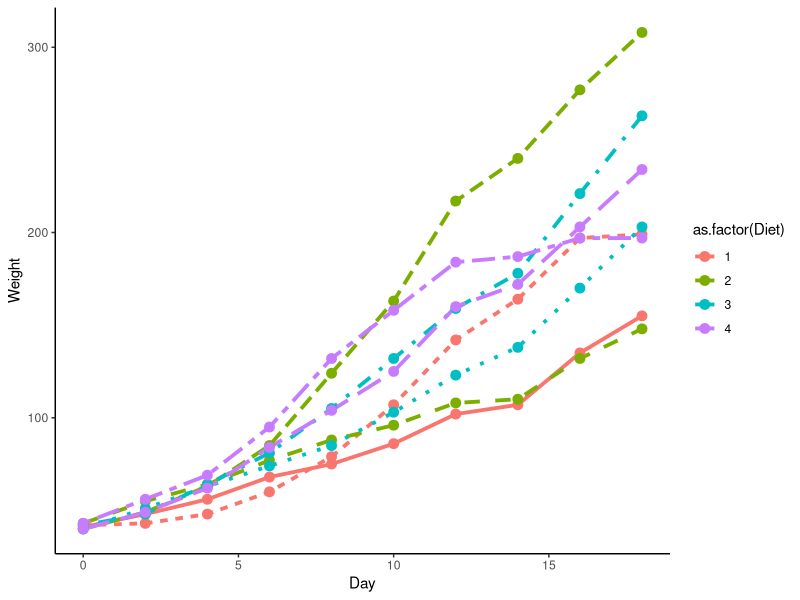
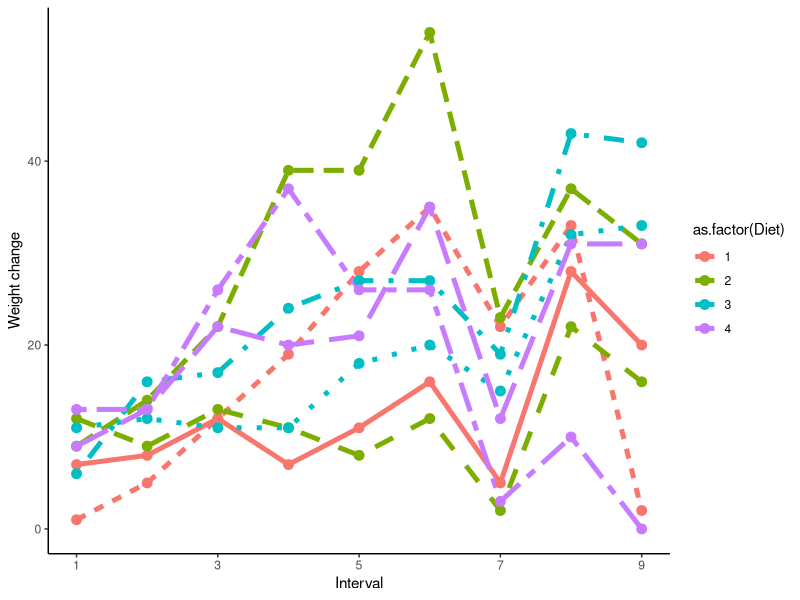
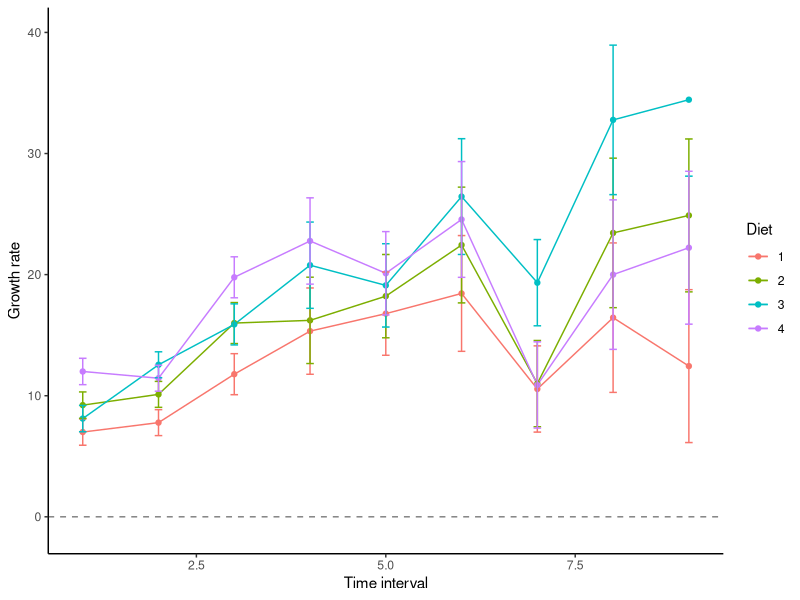

Reproduce these figures in R, in order.
## ---- chunk 1
library(tidyverse)
## ---- chunk 2
chickdata<- read.csv("chickdata.csv")
## ---- chunk 3
library(kableExtra)
chickdata_wide <- tidyr::pivot_wider(chickdata, names_from = Time,
                                     names_prefix = "Day", values_from = Weight)
chickdata_wide[c(1,2,10, 11 ,19, 20, 28, 29),] %>%
  kable(format = "html", col.names = c("Chick", "Diet", "Day 0", "Day 2", "Day 4", "Day 6", "Day 8", "Day 10", "Day 12", "Day 14", "Day 16", "Day 18")) %>%
  add_header_above(c(" " = 1, " " = 1, "Weight" = 10))
## ---- chunk 4
ggplot(chickdata[chickdata$Chick %in% c(1,2,10, 11 ,19, 20, 28, 29),], aes(x = Time, y = Weight, color = as.factor(Diet), linetype = as.factor(Chick))) +
  geom_path(lwd=1.3) +
  geom_point(size=3) +
  scale_x_continuous("Day") +
  scale_y_continuous("Weight") +
  guides(linetype = "none")+
  theme_classic()
## ---- chunk 5
modelaov<-aov(Weight ~ Diet * Time + Error(Chick),data=chickdata)
summary(modelaov)
## ---- chunk 6
chickdata_wide <- tidyr::pivot_wider(chickdata, names_from = Time,
                                     names_prefix = "Day", values_from = Weight)
## ---- chunk 7
man<-manova(cbind(Day0, Day2, Day4, Day6, Day8,Day10,Day12,Day14,Day16,Day18) ~ Diet, data = chickdata_wide)
## ---- chunk 8
anova(man, X = ~1, test = "Spherical")
## ---- chunk 9
man2<-manova(cbind(Day2-Day0,Day4- Day2, Day6-Day4, Day8-Day6,Day10- Day8,Day12-Day10,Day14-Day12,Day16-Day14,Day18-Day16) ~ Diet, data = chickdata_wide)
## ---- chunk 10
summary.aov(man2)
## ---- chunk 11
Weightm<-chickdata_wide[,3:12]
weightdif<-Weightm[2:10]-Weightm[1:9]
colnames(weightdif) <- paste("interval", 1:9, sep=".")
kable(head(weightdif))
## ---- chunk 12
chickdata_widex <- tidyr::pivot_wider(chickdata, names_from = Time,
                                     names_prefix = "Time", values_from = Weight)

chickdata_wide2 <- dplyr::mutate(chickdata_widex, int1 = Time2 - Time0,
                                 int2 = Time4 - Time2,
                                 int3 = Time6 - Time4,
                                 int4 = Time8 - Time6,
                                 int5 = Time10 - Time8,
                                 int6 = Time12 - Time10,
                                 int7 = Time14 - Time12,
                                 int8 = Time16 - Time14,
                                 int9 = Time18 - Time16)

chickdata2 <- tidyr::pivot_longer(chickdata_wide2,
                                  cols = c(int1, int2, int3, int4, int5, int6, int7, int8, int9),
                                  names_to = "Interval",
                                  values_to = "delta")
chickdata2$Interval <- rep(1:9, 36)
ggplot(chickdata2[chickdata2$Chick %in% c(1,2,10, 11 ,19, 20, 28, 29),],
       aes(x = Interval, y = delta, color = as.factor(Diet), linetype = as.factor(Chick))) +
  geom_path(lwd=1.7) +
  geom_point(size=3) +
  scale_x_continuous("Interval", breaks = c(1, 3, 5, 7, 9)) +
  scale_y_continuous("Weight change") +
  guides(linetype = "none")+
  theme_classic()

## ---- chunk 13
Diet1<-colMeans(weightdif[1:9,])
Diet2<-colMeans(weightdif[10:18,])
Diet3<-colMeans(weightdif[19:27,])
Diet4<-colMeans(weightdif[28:36,])
## ---- chunk 14
SE <- sqrt(diag(stats:::vcov.mlm(man2)))
SE <- SE[names(SE)==":(Intercept)"] # Only use "intercept" SEs
unname(SE) ## Ignore the names
## ---- chunk 15
growthDF  <- data.frame(interval = rep(1:9, 4),
                        Diet = rep(c("1", "2", "3", "4"), each = 9),
                        growth = c(Diet1, Diet2, Diet3, Diet4), 
                        SE = rep(SE, 2))


ggplot(growthDF, aes(x = interval, y = growth, color = Diet)) +
  geom_path() +
  geom_point() +
  geom_errorbar(aes(ymin = growth - SE, ymax = growth + SE), width = 0.1) +
  geom_hline(yintercept = 0, linetype = "dashed", color = "grey50") +
  scale_x_continuous("Time interval") +
  scale_y_continuous("Growth rate", limits  = c(-1, 40))+
  theme_classic()
  
## ---- chunk 16
library(nlme)
lmm2 <- lme(fixed = Weight ~ Diet *Time,
            random =  ~ (Time-1)|Chick,
            data = chickdata,
            correlation = corAR1())
summary(lmm2)
anova(lmm2)
## ---- chunk 17
power.t.test(delta=5,power=.80,sd=3)
## ---- chunk 18
power.t.test(delta=2,power=.80,sd=3)
## ---- chunk 19
library(pwr)
eff<-cohen.ES("f2", size = "medium")$effect.size 
eff
## ---- chunk 20
eff<-cohen.ES("f2", size = "small")$effect.size 
eff
## ---- chunk 21
pwr.f2.test(u = 1, # I'm assuming you plan to test a 1 df effect
            f2 = 0.09, # We're using Cohen's effect size guidelines, shown above
            sig.level = .05, # Our alpha
            power = .80) # Our desired power
